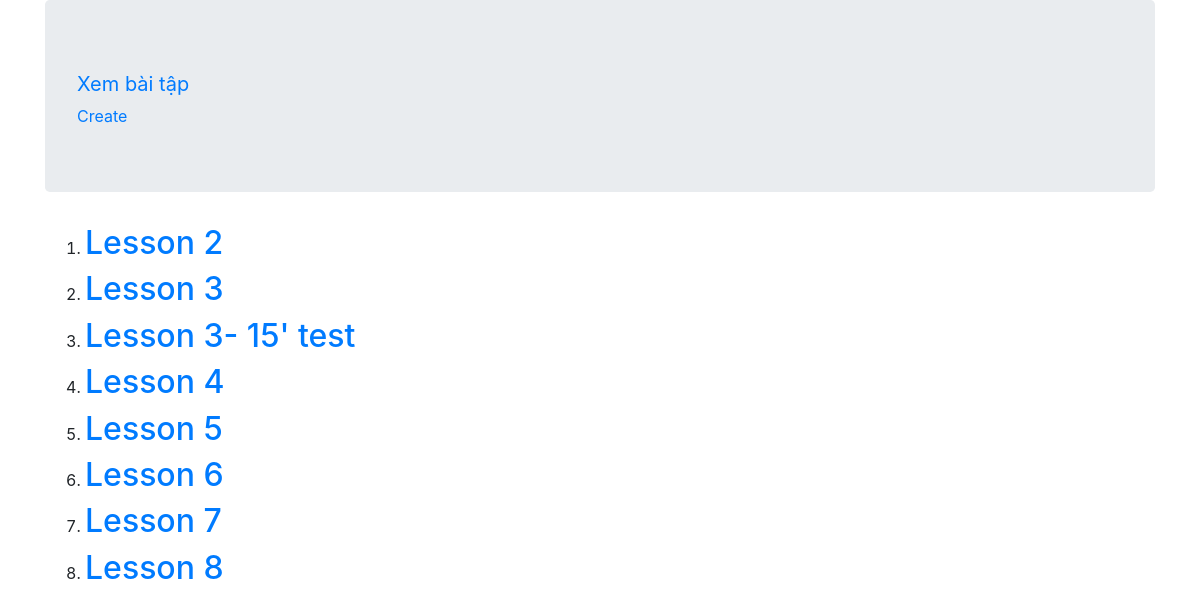
Screenshot of /homeworks/ (signed in) with the database file from the repository.
### my_app/models.py (models this page shows, shortened)
class Homework(models.Model):
    lecture = models.CharField( max_length=50)
    questions = models.TextField(null = True)
    question_img = models.ImageField( upload_to='homeworks', null='True', blank = 'True')
    answers = []

### my_app/views.py (the view)
# urls.py: path('', views.HomeworkListView.as_view(), name='all'),
class HomeworkListView(ListView):
    model = Homework

### my_app/templates/my_app/homework_list.html (shortened to what this page needs)
{% extends 'base.html' %}
{% block Body %}
    <ol>
    {% for homework in object_list %}
        <li><a href="{% url 'homework:detail' pk=homework.pk %}"><h2> {{homework.lecture}} </h2>
        </a></li>
    {% endfor %}
    </ol>
{% endblock Body %}

### rows the page displays
Homework: lecture "Lesson 2"
Homework: lecture "Lesson 3"
Homework: lecture "Lesson 3- 15' test"
Homework: lecture "Lesson 4"
Homework: lecture "Lesson 5"
Homework: lecture "Lesson 6"
Homework: lecture "Lesson 7"
Homework: lecture "Lesson 8"
